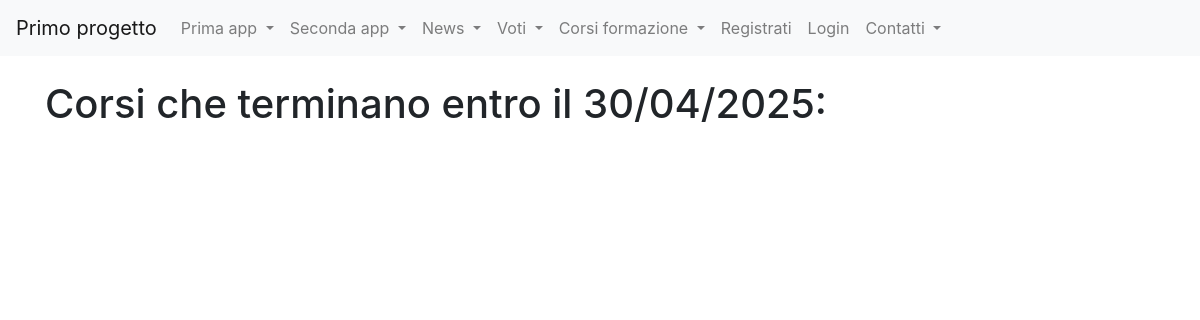
The page /corsi_formazione/view_e on the database as committed earlier.
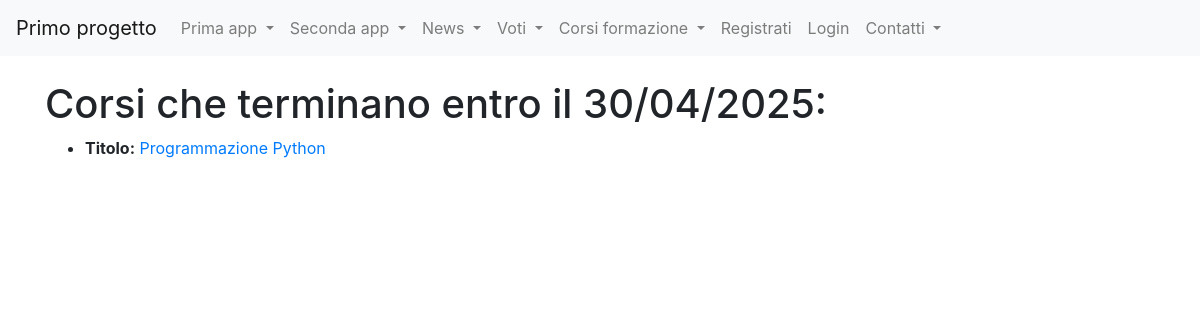
The same page on the database as committed later.
### corsi_formazione/models.py (models this page shows, shortened)
class Corso(models.Model):
    titolo=models.CharField(max_length=20)
    descrizione=models.TextField()
    data_inizio=models.DateField(default=datetime.now(),blank=True)
    data_fine=models.DateField(default=datetime.now(),blank=True)
    posti_disponibili=models.IntegerField(default=0)
    class Meta:
        verbose_name = "Corso"
        verbose_name_plural = "Corsi"

### corsi_formazione/views.py (the view)
# urls.py: path('view_e',view_e, name="view_e"),
def view_e(request):
    elenco_corsi = Corso.objects.filter(data_fine__lt=datetime.date(2025, 4, 30))
    context={"elenco_corsi":elenco_corsi}
    return render(request,"view_e.html",context)

### corsi_formazione/templates/view_e.html (shortened to what this page needs)
{%extends "base.html"%}
{%block content%}
    <h1>Corsi che terminano entro il 30/04/2025: </h1>
    {% for corso in elenco_corsi %}
        <ul>
            <strong><li>Titolo:</strong>
                <a href="/corsi_formazione/view_b/{{corso.id}}">{{corso.titolo}}</a>
        </ul>
    {% endfor %}
{%endblock content%}

Rows that differ between the two databases and show on the page:
added Corso: titolo "Programmazione Python"
